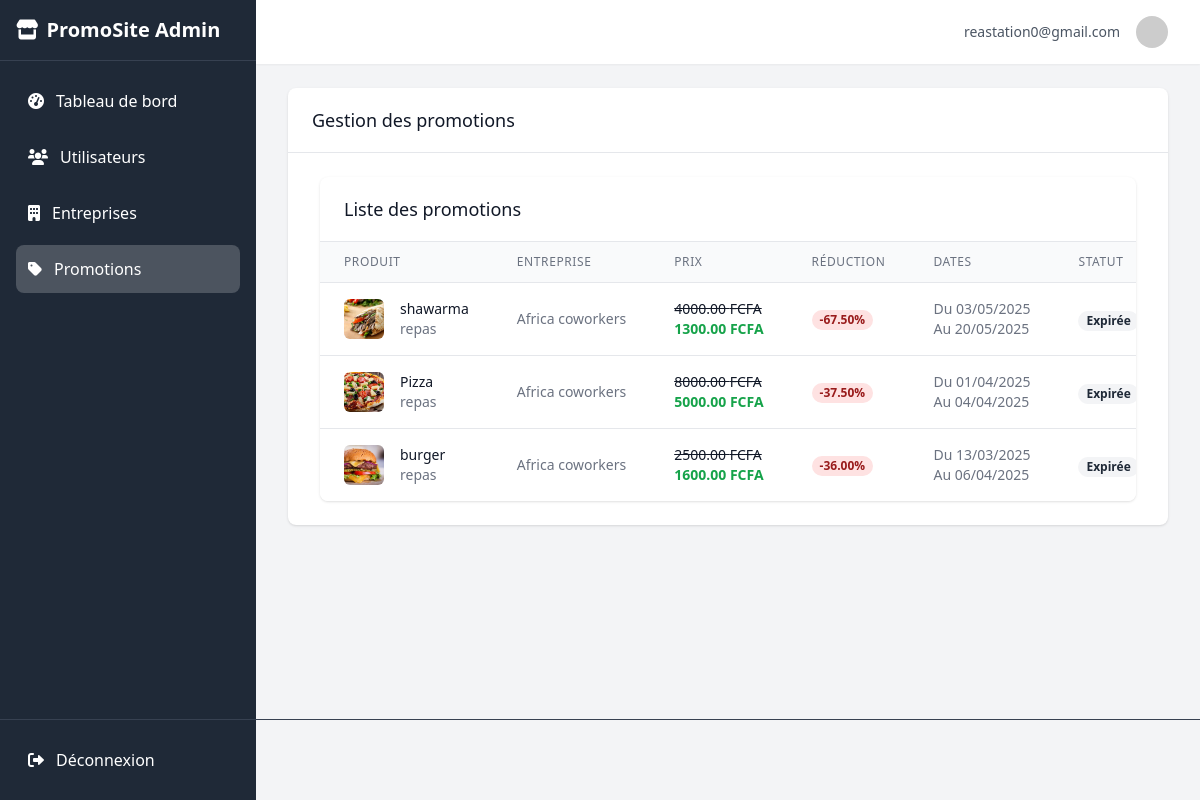
The app's page /admin-dashboard/promotions/ (signed in), older data.
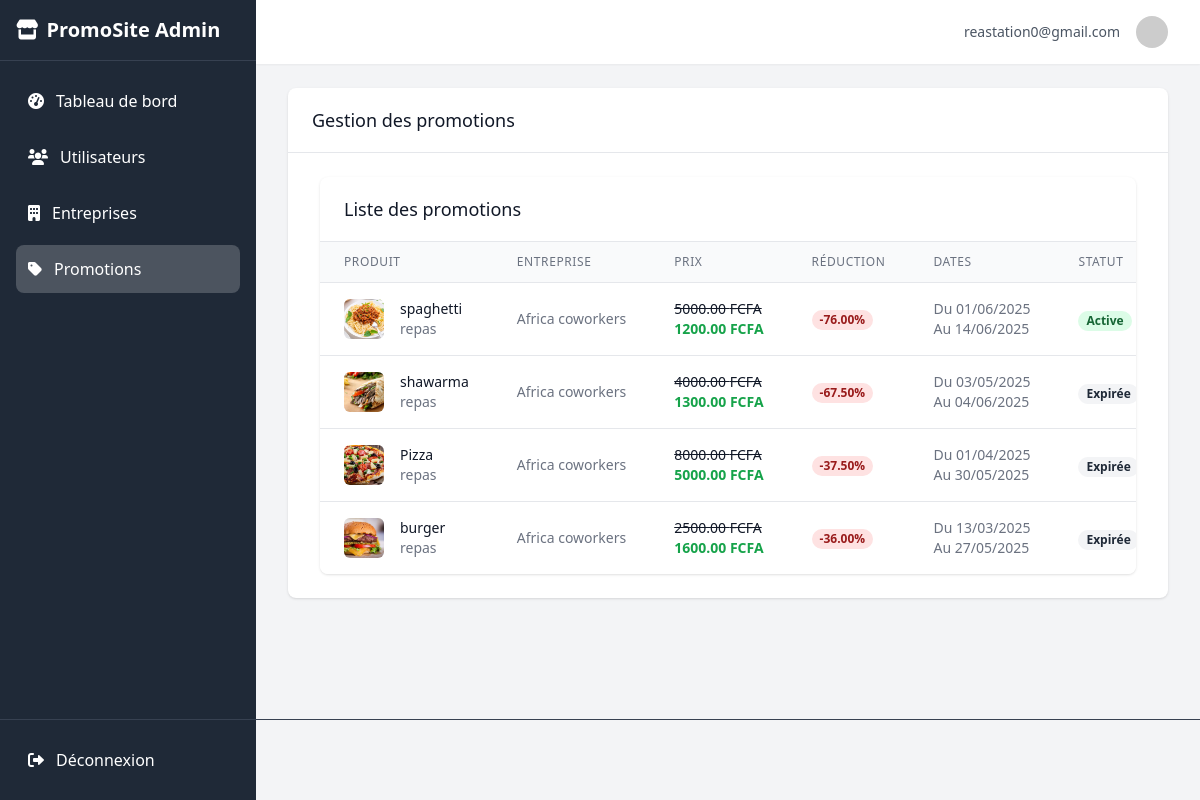
The same page, newer data.
### promotions/models.py (models this page shows, shortened)
class Produit(models.Model):
    nom = models.CharField(max_length=100)
    description = models.TextField()
    prix = models.DecimalField(max_digits=10, decimal_places=2)
    prix_promotionnel = models.DecimalField(max_digits=10, decimal_places=2)
    date_debut_promo = models.DateTimeField()
    date_fin_promo = models.DateTimeField()
    quantite = models.IntegerField(default=1)
    image = models.ImageField(upload_to='produits/', default='produits/inconnues.jpg')
    categorie = models.ForeignKey(Categorie, on_delete=models.CASCADE)
    entreprise = models.ForeignKey(Entreprise, on_delete=models.CASCADE)
    est_expire = models.BooleanField(default=False)
    @property
    def discount_percentage(self):
        return round(((self.prix - self.prix_promotionnel) / self.prix) * 100, 2)

class Categorie(models.Model):
    nom = models.CharField(max_length=50)

class Entreprise(models.Model):
    nom = models.CharField(max_length=100)
    categorie_e = models.CharField(max_length=50, choices=[
        ('Hôtel', 'Hôtel'),
        ('Supermarché', 'Supermarché'),
        ('hôpital', 'Hôpital'),
        ('magasin', 'Magasin'),
        ('réseau', 'Réseau'),
    ], default="Supermarché")
    email = models.EmailField()
    description = models.TextField(default="Soyez à l'afflux de nos meilleurs promos")
    contact = models.CharField(max_length=20)
    logo = models.ImageField(upload_to='logos/')
    banniere = models.ImageField(upload_to='bannieres/')
    localisation = models.CharField(max_length=255, help_text="Adresse textuelle pour l'affichage")
    localisation_map = models.TextField(help_text="Texte pour l'iframe Google Maps (ex: '6.1234,1.5678' ou 'Nom+du+lieu')")
    latitude = models.FloatField(blank=True, null=True,default=0)
    longitude = models.FloatField(blank=True, null=True,default=0)
    facebook = models.URLField(blank=True, null=True)
    instagram = models.URLField(blank=True, null=True)
    twitter = models.URLField(blank=True, null=True)
    website = models.URLField(blank=True, null=True)
    meta_description = models.TextField(blank=True, null=True, help_text="Description pour le référencement SEO")
    meta_keywords = models.CharField(max_length=255, blank=True, null=True, help_text="Mots-clés pour le référencement SEO, séparés par des virgules")
    abonnes_count = models.PositiveIntegerField(default=0)
    class Meta:
        verbose_name = "Entreprise"
        verbose_name_plural = "Entreprises"

### promotions/views.py (the view)
# urls.py: path('admin-dashboard/promotions/', views.admin_promotion_management, name='admin_promotion_management'),
@user_passes_test(is_admin, login_url='/connexion/')
def admin_promotion_management(request):
    promotions = Produit.objects.all().order_by('-date_debut_promo')
    return render(request, 'admin/promotions/list.html', {'promotions': promotions})

### promotions/views.py (called while the page is built)
def is_admin(user):
    return user.is_authenticated and user.is_staff

### promotions/templates/admin/promotions/list.html (shortened to what the changed rows need)
{% extends 'base1.html' %}
{% block content %}
<div class="bg-white shadow rounded-lg overflow-hidden">
        <main class="max-w-7xl mx-auto py-6 sm:px-6 lg:px-8">
            <div class="bg-white shadow rounded-lg overflow-hidden">
                <div class="overflow-x-auto">
                    <table class="min-w-full divide-y divide-gray-200">
                        <thead class="bg-gray-50">
                            <tr>
                                <th scope="col" class="px-6 py-3 text-left text-xs font-medium text-gray-500 uppercase tracking-wider">Produit</th>
                                <th scope="col" class="px-6 py-3 text-left text-xs font-medium text-gray-500 uppercase tracking-wider">Entreprise</th>
                                <th scope="col" class="px-6 py-3 text-left text-xs font-medium text-gray-500 uppercase tracking-wider">Prix</th>
                                <th scope="col" class="px-6 py-3 text-left text-xs font-medium text-gray-500 uppercase tracking-wider">Réduction</th>
                                <th scope="col" class="px-6 py-3 text-left text-xs font-medium text-gray-500 uppercase tracking-wider">Dates</th>
                                <th scope="col" class="px-6 py-3 text-left text-xs font-medium text-gray-500 uppercase tracking-wider">Statut</th>
                            </tr>
                        </thead>
                        <tbody class="bg-white divide-y divide-gray-200">
                            {% for promotion in promotions %}
                            <tr>
                                <td class="px-6 py-4 whitespace-nowrap">
                                    <div class="flex items-center">
                                        <div class="flex-shrink-0 h-10 w-10">
                                            {% if promotion.image %}
                                            <img class="h-10 w-10 rounded-md object-cover" src="{{ promotion.image.url }}" alt="{{ promotion.nom }}">
                                            {% else %}
                                            <div class="h-10 w-10 rounded-md bg-gray-200 flex items-center justify-center">
                                                <i class="fas fa-image text-gray-400"></i>
                                            </div>
                                            {% endif %}
                                        </div>
                                        <div class="ml-4">
                                            <div class="text-sm font-medium text-gray-900">{{ promotion.nom }}</div>
                                            <div class="text-sm text-gray-500">{{ promotion.categorie.nom }}</div>
                                        </div>
                                    </div>
                                </td>
                                <td class="px-6 py-4 whitespace-nowrap text-sm text-gray-500">
                                    {{ promotion.entreprise.nom }}
                                </td>
                                <td class="px-6 py-4 whitespace-nowrap">
                                    <div class="text-sm text-gray-900 line-through">{{ promotion.prix }} FCFA</div>
                                    <div class="text-sm font-bold text-green-600">{{ promotion.prix_promotionnel }} FCFA</div>
                                </td>
                                <td class="px-6 py-4 whitespace-nowrap text-sm text-gray-900">
                                    <span class="px-2 inline-flex text-xs leading-5 font-semibold rounded-full bg-red-100 text-red-800">
                                        -{{ promotion.discount_percentage }}%
                                    </span>
                                </td>
                                <td class="px-6 py-4 whitespace-nowrap text-sm text-gray-500">
                                    <div>Du {{ promotion.date_debut_promo|date:"d/m/Y" }}</div>
                                    <div>Au {{ promotion.date_fin_promo|date:"d/m/Y" }}</div>
                                </td>
                                <td class="px-6 py-4 whitespace-nowrap">
                                    <span class="px-2 inline-flex text-xs leading-5 font-semibold rounded-full {% if promotion.est_expire %}bg-gray-100 text-gray-800{% else %}bg-green-100 text-green-800{% endif %}">
                                        {% if promotion.est_expire %}Expirée{% else %}Active{% endif %}
                                    </span>
                                </td>
                            </tr>
                            {% empty %}
                            <tr>
                                <td colspan="7" class="px-6 py-4 text-center text-sm text-gray-500">Aucune promotion trouvée</td>
                            </tr>
                            {% endfor %}
                        </tbody>
                    </table>
                </div>
            </div>
        </main>
    </div>
</div>
{% endblock %}

Row changes from the older to the newer data that the page shows:
added Produit: image (picture), nom "spaghetti", categorie.nom "repas", entreprise.nom "Africa coworkers", prix "5000.00", prix_promotionnel "1200.00", discount_percentage "76.00", date_debut_promo "01/06/2025", date_fin_promo "14/06/2025", est_expire "Active"
changed Produit "shawarma": date_fin_promo "20/05/2025" → "04/06/2025"
changed Produit "Pizza": date_fin_promo "04/04/2025" → "30/05/2025"
changed Produit "burger": date_fin_promo "06/04/2025" → "27/05/2025"
